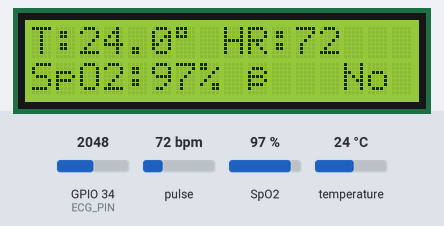
A sketch run on a simulated ESP32. Shown: 16×2 character LCD. The inputs (shaded band) are chosen by the test bench; at power-on: pulse 72 bpm, temperature 24 °C, SpO2 97 %, GPIO 34 (ECG_PIN) = 2048. Nothing arrives over Bluetooth unless stated; what the sketch prints to the serial monitor is not drawn.

Above: at 4.7 s.
4.8 s: pulse set to 52 bpm
At 8.8 s:
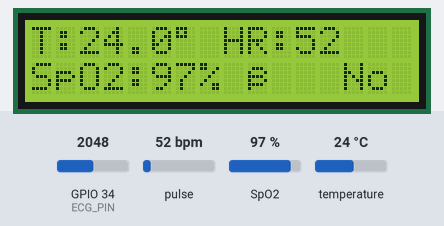
9.7 s: pulse set to 48 bpm
At 13.4 s:
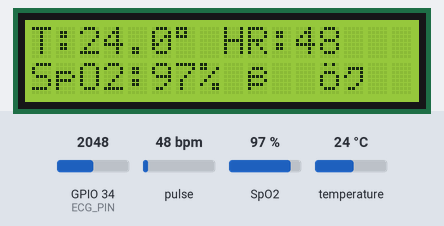
13.7 s: temperature set to 12 °C
At 16.9 s:
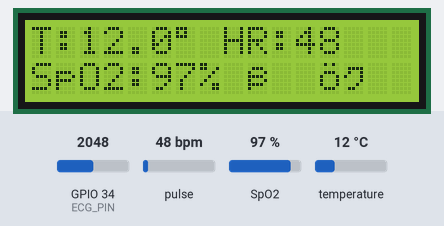
17.7 s: SpO2 set to 93 %
At 21.5 s:
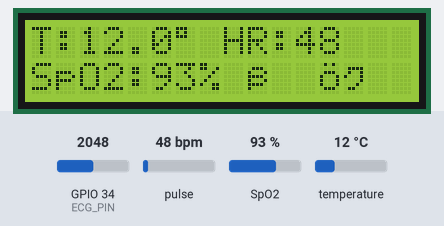
21.8 s: SpO2 set to 90 %
At 25.0 s:
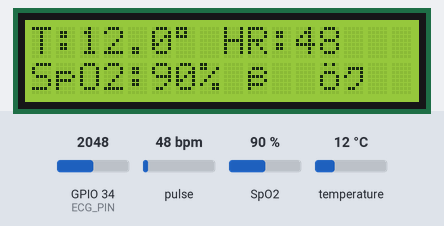
25.8 s: temperature set to 19 °C
At 29.6 s:
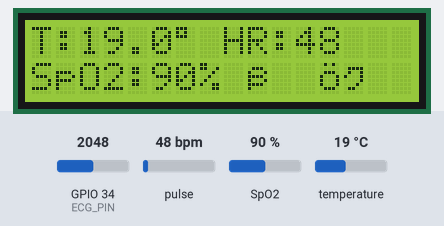
Timing chart, 0 to 30.9 s (numbered marks = the images above; inputs shaded):
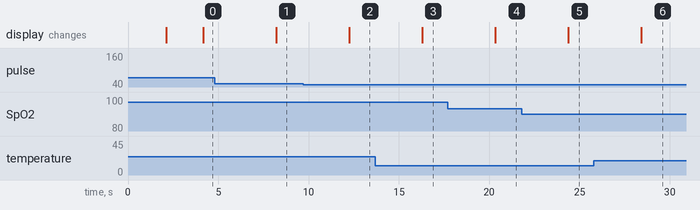

Measured:
- the behaviour switches between 50 and 49 bpm on pulse (found by bisection; images 1 and 2)
- after the input at 4.8 s, the display: changes after 3.4 s (image 1)
- after the input at 9.7 s, the display: changes after 2.6 s (image 2)
- after the input at 13.7 s, the display: changes after 2.6 s (image 3)
- after the input at 17.7 s, the display: changes after 2.6 s (image 4)
- after the input at 21.8 s, the display: changes after 2.6 s (image 5)
- after the input at 25.8 s, the display: changes after 2.6 s (image 6)

The sketch:

lcd_program.ino
```cpp
// ====== Libraries ======
#include <Wire.h>
#include "MAX30105.h"
#include "spo2_algorithm.h"
#include <OneWire.h>
#include <DallasTemperature.h>
#include "BluetoothSerial.h"
#include <LiquidCrystal_I2C.h>

// ---------- Pins ----------
#define ONE_WIRE_BUS 4
#define ECG_PIN 34  // AD8232 output -> GPIO34

// ---------- Objects ----------
OneWire oneWire(ONE_WIRE_BUS);
DallasTemperature sensors(&oneWire);
MAX30105 particleSensor;
BluetoothSerial SerialBT;
LiquidCrystal_I2C lcd(0x27, 16, 2);  // Change to 0x3F if needed

// ---------- Variables ----------
#define BUFFER_SIZE 100
uint32_t irBuffer[BUFFER_SIZE];
uint32_t redBuffer[BUFFER_SIZE];
int32_t spo2;
int8_t validSPO2;
int32_t heartRate;
int8_t validHeartRate;

float w1 = 0.12f, w2 = 0.08f, w3 = -0.09f, b = -6.2f;
float sigmoid(float x) { return 1.0f / (1.0f + exp(-x)); }

// ---------- Setup ----------
void setup() {
  Serial.begin(115200);
  Wire.begin(21, 22);
  sensors.begin();
  pinMode(ECG_PIN, INPUT);

  // LCD Init
  lcd.init();
  lcd.backlight();
  lcd.clear();
  lcd.setCursor(0, 0);
  lcd.print("ESP32 Health Mon");
  lcd.setCursor(0, 1);
  lcd.print("Initializing...");
  delay(2000);
  lcd.clear();

  // Bluetooth init
  SerialBT.begin("ESP32_HealthMonitor");
  Serial.println("Bluetooth Ready — Pair with 'ESP32_HealthMonitor'");

  if (!particleSensor.begin(Wire, I2C_SPEED_STANDARD)) {
    Serial.println(" MAX30102 not found!");
    lcd.clear();
    lcd.print("MAX30102 Error!");
    while (1);
  }
  particleSensor.setup();
  particleSensor.setPulseAmplitudeRed(0x24);
  particleSensor.setPulseAmplitudeIR(0x24);
  particleSensor.setPulseAmplitudeGreen(0);
}

// ---------- Rule-based logic ----------
String interpretByRule(int32_t hr, int8_t hr_valid, int32_t sp, int8_t sp_valid, float temp) {
  if (hr_valid && sp_valid) {
    if (sp >= 95 && hr >= 50 && hr <= 100)
      return "✅ Normal";
  }
  if (sp_valid && sp < 92)
    return "⚠️ Low Oxygen";
  if (temp > 38.0 && hr_valid && hr > 100)
    return "🔥 Fever/High HR";
  return String("");
}

// ---------- ML fallback ----------
String mlFallback(float temp, int32_t hr, int32_t sp) {
  float t_norm = (temp - 36.5f) / 2.0f;
  float hr_norm = (hr - 75.0f) / 25.0f;
  float sp_norm = (sp - 97.0f) / 3.0f;
  float x = (w1 * t_norm) + (w2 * hr_norm) + (w3 * sp_norm) + b;
  float out = sigmoid(x);

  if (out > 0.75f)
    return "🔥 Fever (ML)";
  else if (out < 0.35f)
    return "⚠️ Fatigue (ML)";
  else
    return "✅ Normal (ML)";
}

void loop() {
  // ECG Read
  int ecgValue = analogRead(ECG_PIN);
  float ecgVoltage = (ecgValue / 4095.0) * 3.3;

  // SpO2 + HR
  long irRaw = particleSensor.getIR();
  if (irRaw < 5000) {
    SerialBT.println("No Finger Detected – waiting...");
    lcd.clear();
    lcd.setCursor(0, 0);
    lcd.print("Place finger...");
    delay(1000);
    return;
  }

  for (int i = 0; i < BUFFER_SIZE; i++) {
    while (!particleSensor.available()) particleSensor.check();
    redBuffer[i] = particleSensor.getRed();
    irBuffer[i] = particleSensor.getIR();
    particleSensor.nextSample();
  }

  maxim_heart_rate_and_oxygen_saturation(irBuffer, BUFFER_SIZE, redBuffer,
                                         &spo2, &validSPO2,
                                         &heartRate, &validHeartRate);

  // Temperature
  sensors.requestTemperatures();
  float temperature = sensors.getTempCByIndex(0);

  // Decision
  String decision = interpretByRule(heartRate, validHeartRate, spo2, validSPO2, temperature);
  if (decision == "") decision = mlFallback(temperature, heartRate, spo2);

  // Format message
  String msg = "🌡 Temp: " + String(temperature, 2) + "°C | 💓 HR: " + String(heartRate) +
               " | SpO₂: " + String(spo2) + " | ⚡ ECG: " + String(ecgVoltage, 2) +
               "V\n " + decision + "\n";

  // Send over Bluetooth & Serial
  Serial.println(msg);
  SerialBT.println(msg);

  // --- LCD Display ---
  lcd.clear();
  lcd.setCursor(0, 0);
  lcd.print("T:");
  lcd.print(temperature, 1);
  lcd.print((char)223); // Degree symbol
  lcd.print(" HR:");
  lcd.print(heartRate);

  lcd.setCursor(0, 1);
  lcd.print("SpO2:");
  lcd.print(spo2);
  lcd.print("% ");
  lcd.print(decision.substring(0, 6)); // short form of status

  delay(2000);
}
```
